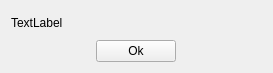
<?xml version="1.0" encoding="UTF-8"?>
<ui version="4.0">
 <class>MessageDialog</class>
 <widget class="QWidget" name="MessageDialog">
  <property name="windowModality">
   <enum>Qt::WindowModal</enum>
  </property>
  <property name="geometry">
   <rect>
    <x>0</x>
    <y>0</y>
    <width>273</width>
    <height>73</height>
   </rect>
  </property>
  <property name="windowTitle">
   <string>Nodule me - Message</string>
  </property>
  <layout class="QVBoxLayout" name="verticalLayout">
   <item>
    <widget class="QLabel" name="labelMessageDialog">
     <property name="text">
      <string>TextLabel</string>
     </property>
    </widget>
   </item>
   <item>
    <layout class="QHBoxLayout" name="horizontalLayout">
     <item>
      <widget class="QPushButton" name="buttonMessageDialog">
       <property name="sizePolicy">
        <sizepolicy hsizetype="Fixed" vsizetype="Fixed">
         <horstretch>0</horstretch>
         <verstretch>0</verstretch>
        </sizepolicy>
       </property>
       <property name="cursor">
        <cursorShape>ArrowCursor</cursorShape>
       </property>
       <property name="text">
        <string>Ok</string>
       </property>
      </widget>
     </item>
    </layout>
   </item>
  </layout>
 </widget>
 <resources/>
 <connections/>
</ui>
